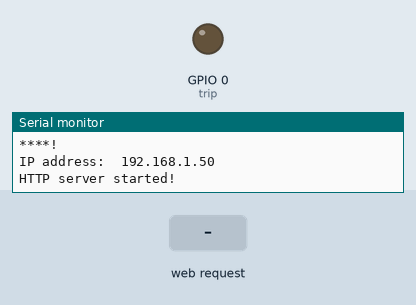
Recording of a sketch running on a simulated ESP8266 (NodeMCU). Parts: output pins drawn as LEDs (lit = HIGH), the last lines printed to the serial monitor. The inputs (shaded band) are chosen by the test bench. WiFi joins after 1.5 s; servers stay silent unless stated.

Above: at 3.2 s.
3.3 s: HTTP request GET /0/on received
At 4.5 s:
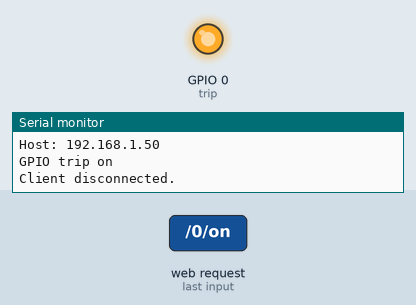
4.8 s: HTTP request GET /0/off received
At 6.0 s:
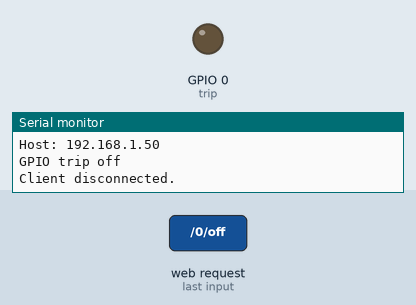
Timing chart, 0 to 7.8 s (numbered marks = the images above; inputs shaded):
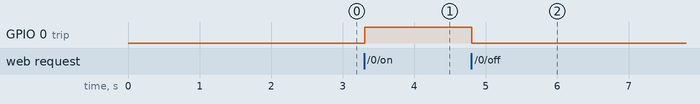

The sketch:

WiFi_trip_for_Arduino.ino
```cpp
#include<ESP8266WiFi.h>

WiFiServer server(80); // Set web server port number to 80.
// Variable to store the HTTP request


// Auxiliar variables to store the current output state
String output26State = "off";

// Assign output variables to GPIO pins
const int output26 = 26;
const int output27 = 27;

// Current time
unsigned long currentTime = millis();
// Previous time
unsigned long previousTime = 0;
// Define timeout time in milliseconds (example: 2000ms = 2s)
const long timeoutTime = 2000;
String header; // Variable to store the HTTP request.

char ssid[] = "****";
char password[] = "*****";

// Note: GPIO pins on the ESP2866 can draw a maximum current of 12 mA. //

int trip = 0; // This is the D3 pin on the ESP that will be used as a trip signal
              // to play the file off the SD on the Arduino.
              // The pinout mapping is weird on the NodeMCU — the D3 pin is "0".

void setup() {


// Wi-Fi connection portion: //

  Serial.begin(9600); // Optimal baud rate for the ESP module. //
  Serial.println('\n');
  WiFi.begin(ssid, password);             // Connect to the network. //
  Serial.print("Connecting to Wi-Fi network ");
  Serial.print(ssid); Serial.println(" ...");

  int i = 0;
  while (WiFi.status() != WL_CONNECTED) { // Wait for the Wi-Fi to connect. //
    delay(1000);
    Serial.print(++i); Serial.print(' ');
  }

  Serial.println('\n');
  Serial.println("Successfully connected to ");
  Serial.print(ssid); Serial.println("!");
  Serial.print("IP address:\t");
  Serial.println(WiFi.localIP());

// ESP server functionality: //


  server.begin();                  // Start server.
  Serial.println("HTTP server started!"); // Print status of the server to the Serial Monitor.

// Initialize the trip pin to the LOW (0) state: //

  pinMode(trip, OUTPUT);
  digitalWrite(trip, LOW);
}

void loop() {

 WiFiClient client = server.available();
 if (client) {                             // If a new client connects,
    currentTime = millis();
    previousTime = currentTime;
    Serial.println("New Client.");          // print a message out in the serial port
    String currentLine = "";                // make a String to hold incoming data from the client
    while (client.connected() && currentTime - previousTime <= timeoutTime) {  // loop while the client's connected
      currentTime = millis();
      if (client.available()) {             // if there's bytes to read from the client,
        char c = client.read();             // read a byte, then
        Serial.write(c);                    // print it out the serial monitor
        header += c;
        if (c == '\n') {                    // if the byte is a newline character
          // if the current line is blank, you got two newline characters in a row.
          // that's the end of the client HTTP request, so send a response:
          if (currentLine.length() == 0) {
            // HTTP headers always start with a response code (e.g. HTTP/1.1 200 OK)
            // and a content-type so the client knows what's coming, then a blank line:
            client.println("HTTP/1.1 200 OK");
            client.println("Content-type:text/html");
            client.println("Connection: close");
            client.println();

            // turns the GPIOs on and off
            if (header.indexOf("GET /0/on") >= 0) {
              Serial.println("GPIO trip on");
              output26State = "on";
              digitalWrite(trip, HIGH);
            } else if (header.indexOf("GET /0/off") >= 0) {
              Serial.println("GPIO trip off");
              output26State = "off";
              digitalWrite(trip, LOW);
            }

            // Display the HTML web page
            client.println("<!DOCTYPE html><html>");
            client.println("<head><meta name=\"viewport\" content=\"width=device-width, initial-scale=1\">");
            client.println("<link rel=\"icon\" href=\"data:,\">");
            // CSS to style the on/off buttons
            // Feel free to change the background-color and font-size attributes to fit your preferences
            client.println("<style>html { font-family: Helvetica; display: inline-block; margin: 0px auto; text-align: center;}");
            client.println(".button { background-color: #4CAF50; border: none; color: white; padding: 16px 40px;");
            client.println("text-decoration: none; font-size: 30px; margin: 2px; cursor: pointer;}");
            client.println(".button2 {background-color: #555555;}</style></head>");

            // Web Page Heading
            client.println("<body><h1>Louie's Wi-Fi Arduino Alarm</h1>");

            // Display current state, and ON/OFF buttons for GPIO 26
            client.println("<p>Play Birds for Louie: Status is " + output26State + "</p>");
            // If the output26State is off, it displays the ON button
            if (output26State=="off") {
              client.println("<p><a href=\"/0/on\"><button class=\"button\">PLAY</button></a></p>");
            } else {
              client.println("<p><a href=\"/0/off\"><button class=\"button button2\">STOP</button></a></p>");
            }

            client.println("</body></html>");

            // The HTTP response ends with another blank line
            client.println();
            // Break out of the while loop
            break;
          } else { // if you got a newline, then clear currentLine
            currentLine = "";
          }
        } else if (c != '\r') {  // if you got anything else but a carriage return character,
          currentLine += c;      // add it to the end of the currentLine
        }
      }
    }
    // Clear the header variable
    header = "";
    // Close the connection
    client.stop();
    Serial.println("Client disconnected.");
    Serial.println("");


 }
 }
```

Measured:
- after the input at 3.3 s, GPIO 0 (trip): LOW → HIGH at once
- after the input at 4.8 s, GPIO 0 (trip): HIGH → LOW at once
